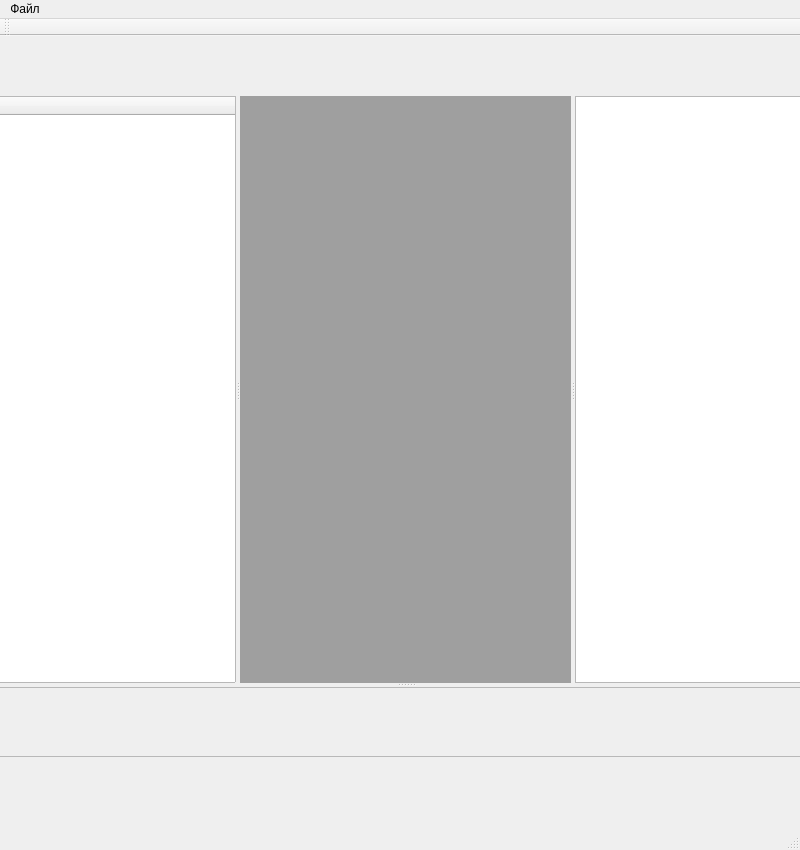
<?xml version="1.0" encoding="UTF-8"?>
<ui version="4.0">
 <class>mainWindow</class>
 <widget class="QMainWindow" name="mainWindow">
  <property name="geometry">
   <rect>
    <x>0</x>
    <y>0</y>
    <width>800</width>
    <height>850</height>
   </rect>
  </property>
  <property name="windowTitle">
   <string>MODFAB</string>
  </property>
  <widget class="QWidget" name="centralwidget">
   <widget class="QGroupBox" name="groupBox">
    <property name="geometry">
     <rect>
      <x>70</x>
      <y>800</y>
      <width>120</width>
      <height>80</height>
     </rect>
    </property>
    <property name="title">
     <string>GroupBox</string>
    </property>
   </widget>
   <widget class="QSplitter" name="splitter_2">
    <property name="geometry">
     <rect>
      <x>-20</x>
      <y>60</y>
      <width>851</width>
      <height>661</height>
     </rect>
    </property>
    <property name="orientation">
     <enum>Qt::Vertical</enum>
    </property>
    <widget class="QSplitter" name="splitter">
     <property name="orientation">
      <enum>Qt::Horizontal</enum>
     </property>
     <widget class="QTreeWidget" name="treeWidget">
      <property name="enabled">
       <bool>true</bool>
      </property>
      <property name="sizePolicy">
       <sizepolicy hsizetype="Fixed" vsizetype="Expanding">
        <horstretch>0</horstretch>
        <verstretch>0</verstretch>
       </sizepolicy>
      </property>
      <column>
       <property name="text">
        <string notr="true">1</string>
       </property>
      </column>
     </widget>
     <widget class="QMdiArea" name="mdiArea">
      <property name="sizePolicy">
       <sizepolicy hsizetype="Expanding" vsizetype="Expanding">
        <horstretch>0</horstretch>
        <verstretch>0</verstretch>
       </sizepolicy>
      </property>
      <widget class="QWidget" name="subwindow">
       <property name="windowTitle">
        <string>Subwindow</string>
       </property>
       <property name="autoFillBackground">
        <bool>true</bool>
       </property>
      </widget>
     </widget>
     <widget class="QTableWidget" name="tableWidget">
      <property name="sizePolicy">
       <sizepolicy hsizetype="Fixed" vsizetype="Expanding">
        <horstretch>0</horstretch>
        <verstretch>0</verstretch>
       </sizepolicy>
      </property>
     </widget>
    </widget>
    <widget class="QScrollArea" name="scrollArea">
     <property name="widgetResizable">
      <bool>true</bool>
     </property>
     <widget class="QWidget" name="scrollAreaWidgetContents">
      <property name="geometry">
       <rect>
        <x>0</x>
        <y>0</y>
        <width>849</width>
        <height>225</height>
       </rect>
      </property>
     </widget>
    </widget>
   </widget>
  </widget>
  <widget class="QMenuBar" name="menubar">
   <property name="geometry">
    <rect>
     <x>0</x>
     <y>0</y>
     <width>800</width>
     <height>21</height>
    </rect>
   </property>
   <widget class="QMenu" name="menu">
    <property name="title">
     <string>Файл</string>
    </property>
    <addaction name="action"/>
    <addaction name="action_2"/>
    <addaction name="action_3"/>
   </widget>
   <addaction name="menu"/>
  </widget>
  <widget class="QStatusBar" name="statusbar"/>
  <widget class="QToolBar" name="toolBar">
   <property name="windowTitle">
    <string>toolBar</string>
   </property>
   <attribute name="toolBarArea">
    <enum>TopToolBarArea</enum>
   </attribute>
   <attribute name="toolBarBreak">
    <bool>true</bool>
   </attribute>
  </widget>
  <action name="action">
   <property name="text">
    <string>Открыть...</string>
   </property>
   <property name="toolTip">
    <string>Открыть файл запуска для просмотра</string>
   </property>
   <property name="shortcut">
    <string>Ctrl+O</string>
   </property>
  </action>
  <action name="action_2">
   <property name="text">
    <string>Сохранить</string>
   </property>
   <property name="toolTip">
    <string>Сохранить изменения в текущем файле</string>
   </property>
   <property name="shortcut">
    <string>Ctrl+S</string>
   </property>
  </action>
  <action name="action_3">
   <property name="text">
    <string>Сохранить как...</string>
   </property>
  </action>
 </widget>
 <resources/>
 <connections/>
</ui>
